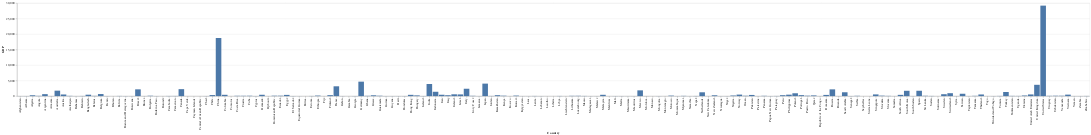

The notebook cell saved with this chart:
### Markdown cell above
## Data columns
Country	ID	Abbreviation	Currency	Capital	Languages	Latitude	Longitude	Area	Population	Region	Subregion	Borders	GDP	GDP Growth	Interest Rate	Inflation Rate	Jobless Rate	Gov. Budget	Debt/GDP	Current Account

### Code cell
import altair as alt
from vega_datasets import data
chart = alt.Chart(df).mark_bar().encode(
    x='Country',
    y='GDP'
)
chart.show()

### Figure 1 — Vega-Lite specification as saved in the notebook (floating-point values rounded to 4 significant figures; data arrays with more than 128 entries replaced by an {"elided": "..."} marker saying what was removed)
{"config": {"view": {"continuousWidth": 300, "continuousHeight": 300}}, "data": {"name": "data-98da3e183ed5ec8258856f8fe03294af"}, "mark": {"type": "bar"}, "encoding": {"x": {"field": "Country", "type": "nominal"}, "y": {"field": "GDP", "type": "quantitative"}}, "$schema": "https://vega.github.io/schema/vega-lite/v5.20.1.json", "datasets": {"data-98da3e183ed5ec8258856f8fe03294af": {"elided": "173 records"}}}
